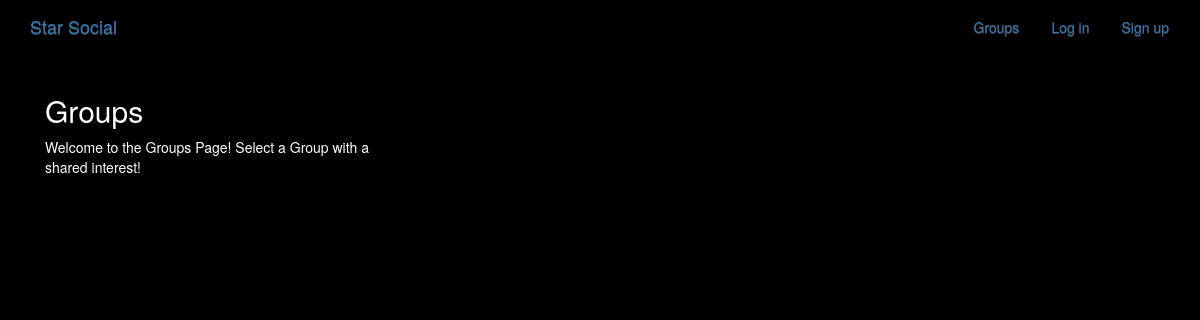
The page /groups/ on the database as committed earlier.
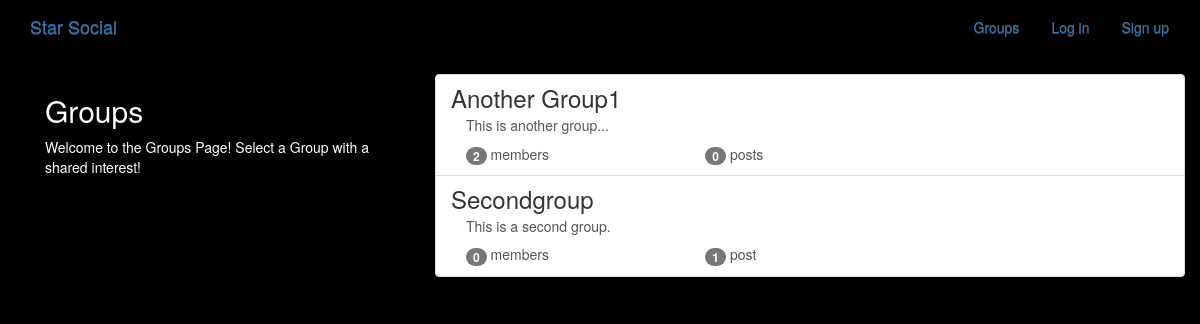
The same page on the database as committed later.
### groups/models.py (models this page shows, shortened)
class Group(models.Model):
    name = models.CharField(max_length=100, unique=True)
    slug = models.SlugField(allow_unicode=True, unique=True)
    description = models.TextField(default='', blank=True)
    description_html = models.TextField(editable=True ,default='', blank=True)
    members = models.ManyToManyField(User, through='GroupMember')
    class Meta:
        ordering = ['name']

### groups/views.py (the view)
class ListGroups(generic.ListView):
    model = Group

### groups/templates/groups/group_list.html (shortened to what this page needs)
{% extends "groups/group_base.html" %}
{% block pregroup %}
<div class="col-md-4">
	<div class="content">
			<h2>Groups</h2>
			<p>Welcome to the Groups Page! Select a Group with a shared interest!</p>
	</div>
</div>
{% endblock %}
{% block group_content %}
<div class="col-md-8">
	<div class="list-group">
		{% for group in object_list %}
		  <a class="list-group-item" href="{% url 'groups:single' slug=group.slug %}">
			     <h3 class="title list-group-item-heading">{{ group.name }}</h3>
			<div class="list-group-item-text container-fluid">
				{{ group.description_html|safe }}
				<div class="row">
					<div class="col-md-4">
						<span class="badge">{{ group.members.count }}</span> member{{ group.members.count|pluralize }}
					</div>
					<div class="col-md-4">
						<span class="badge">{{ group.posts.count }}</span> post{{ group.posts.count|pluralize }}
					</div>
				</div>
			</div>
		</a>
		{% endfor %}
	</div>
</div>
{% endblock %}

### groups/templates/groups/group_base.html (shortened to what this page needs)
{% extends "base.html" %}
{% block content %}
<div class="container">
    <div class="row">
        {% block pregroup %}{% endblock %}
        {% block group_content %}{% endblock %}
    </div>
</div>
{% endblock content %}

### templates/base.html (shortened to what this page needs)
<!DOCTYPE html>
{% load staticfiles %}
<html lang="en">
<head>
    <link rel="stylesheet" href="https://maxcdn.bootstrapcdn.com/bootstrap/3.3.7/css/bootstrap.min.css">
    <link rel="stylesheet" href="https://maxcdn.bootstrapcdn.com/bootstrap/3.3.7/css/bootstrap-theme.min.css">
    <link rel="stylesheet" href="{% static 'simplesocial/css/master.css' %}">
</head>
<body>
    <nav class="navbar  mynav" role="navigation" id="navbar">
        <div class="container">
            <a class="navbar-brand mynav" href="{% url 'home' %}">Star Social</a>
            <ul class="nav navbar-nav navbar-right">
                {% if user.is_authenticated %}
                    <li><a href="{% url 'posts:create' %}" class="btn btn-simple">Post</a></li>
                    <li><a href="{% url 'groups:all' %}" class="btn btn-simple">Groups</a></li>
                    <li><a href="{% url 'groups:create' %}" class="btn btn-simple">Create Group</a></li>
                    <li><a href="{% url 'accounts:logout' %}" class="btn btn-simple">Log out</a></li>
                {% else %}
                        <li><a href="{% url 'groups:all' %}" class="btn btn-simple">Groups</a></li>
                        <li><a href="{% url 'accounts:login' %}" class="btn btn-simple">Log in</a></li>
                        <li><a href="{% url 'accounts:signup' %}" class="btn btn-simple">Sign up</a></li>
                {% endif %}
            </ul>
        </div>
    </nav>
    <div class="container mycontent">
        {% block content %}
        {% endblock content %}
    </div>
</body>
</html>

### static/simplesocial/css/master.css (style rules this page uses)
body { margin: 0; overflow: hidden; background-color: black; color:white; }

Rows that differ between the two databases and show on the page:
added Group: name "Another Group1", description_html "This is another group...", members.count "2", posts.count "0"
added Group: name "Secondgroup", description_html "This is a second group.", members.count "0", posts.count "1"
